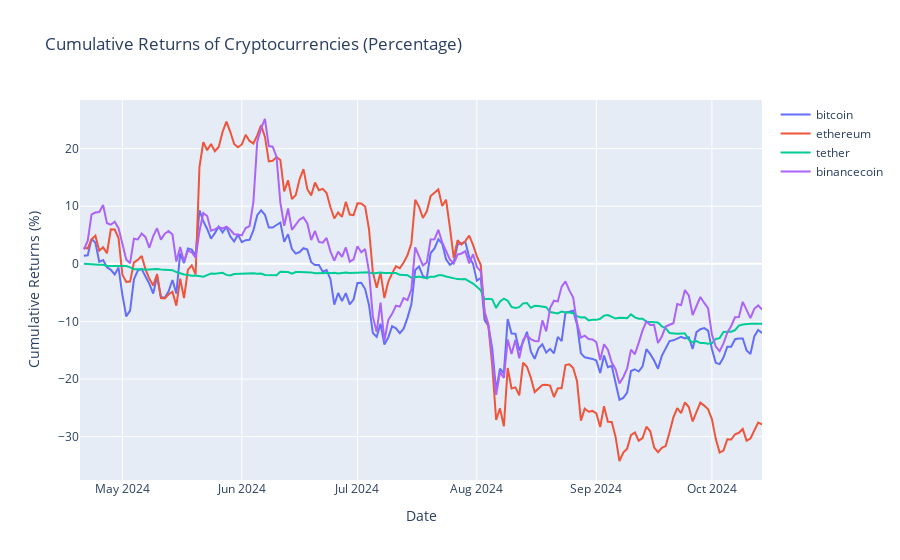

Write notebook code for a chart like this one.
### Markdown cell above
**Return analysis (percentage)**

### Code cell
#calculate daily returns and cumulative returns
returns = pivoted_coin.pct_change()
cumulative_returns = (1 + returns).cumprod() - 1
cumulative_returns_percent = cumulative_returns * 100

fig = go.Figure()

for coin in ['bitcoin', 'ethereum', 'tether', 'binancecoin']:
    fig.add_trace(go.Scatter(
        x=cumulative_returns_percent.index,
        y=cumulative_returns_percent[coin], mode='lines', name=coin
    ))

fig.update_layout(title='Cumulative Returns of Cryptocurrencies (Percentage)', xaxis_title='Date', yaxis_title='Cumulative Returns (%)')
fig.show()

### Figure 1 — Plotly figure (JSON) as saved in the notebook; plotly's stock layout.template omitted (floating-point values rounded to 4 significant figures; data arrays with more than 128 entries replaced by an {"elided": "..."} marker saying what was removed)
{"data": [{"mode": "lines", "name": "bitcoin", "type": "scatter", "x": {"elided": "178 str values"}, "y": {"elided": "178 float values"}}, {"mode": "lines", "name": "ethereum", "type": "scatter", "x": {"elided": "178 str values"}, "y": {"elided": "178 float values"}}, {"mode": "lines", "name": "tether", "type": "scatter", "x": {"elided": "178 str values"}, "y": {"elided": "178 float values"}}, {"mode": "lines", "name": "binancecoin", "type": "scatter", "x": {"elided": "178 str values"}, "y": {"elided": "178 float values"}}], "layout": {"title": {"text": "Cumulative Returns of Cryptocurrencies (Percentage)"}, "xaxis": {"title": {"text": "Date"}}, "yaxis": {"title": {"text": "Cumulative Returns (%)"}}}}
